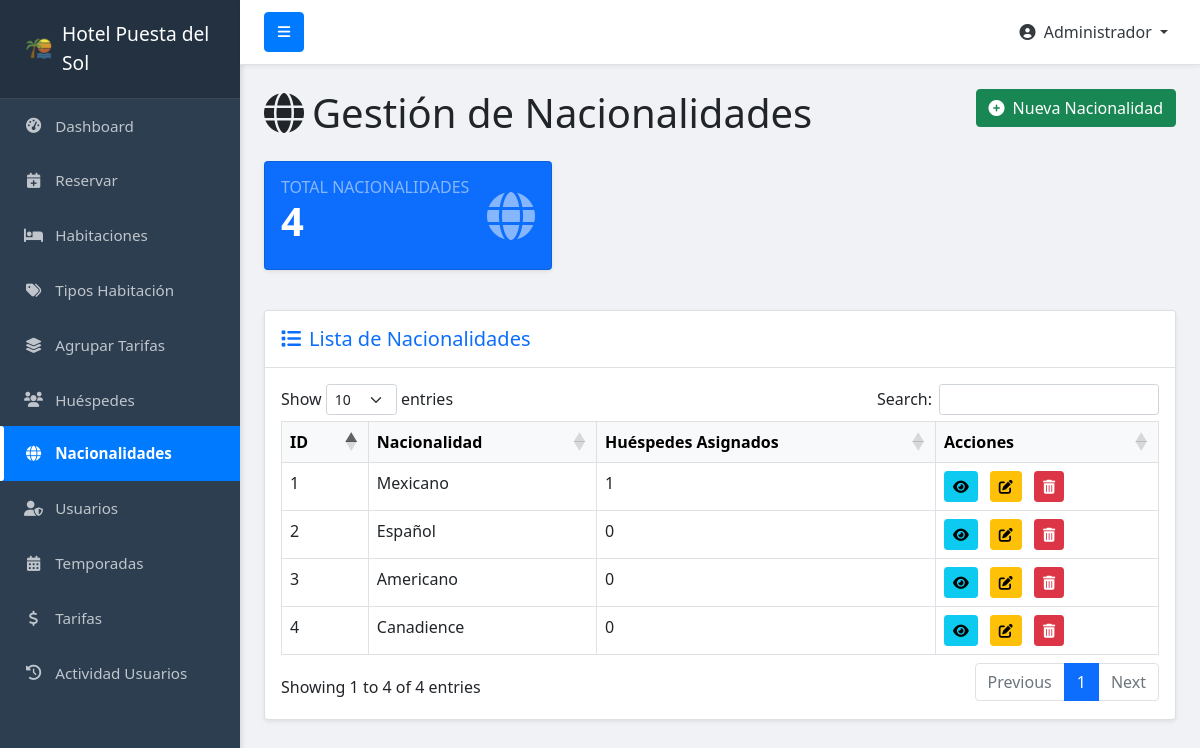
/huesped/nacionalidad.php (signed in), run on the app's committed database.
### tables this page shows
CREATE TABLE `nacionalidades` (
  `id` int(11) NOT NULL,
  `nombre` varchar(100) DEFAULT NULL
);

### huesped/nacionalidad.php (the view, shortened to what this page needs)
<?php
require_once '../config/db_connect.php';
$query_nacionalidades = "SELECT n.id, n.nombre,
                               (SELECT COUNT(*) FROM huespedes h WHERE h.id_nacionalidad = n.id) as total_huespedes
                        FROM nacionalidades n
                        ORDER BY n.nombre ASC";
$result_nacionalidades = mysqli_query($conn, $query_nacionalidades);
$stats = [];
$stats['total'] = mysqli_num_rows($result_nacionalidades);
?>
<!DOCTYPE html>
<html lang="es">
<head>
    <link href="https://cdn.jsdelivr.net/npm/bootstrap@5.1.3/dist/css/bootstrap.min.css" rel="stylesheet">
    <link rel="stylesheet" href="https://cdnjs.cloudflare.com/ajax/libs/font-awesome/6.0.0-beta3/css/all.min.css">
    <link rel="stylesheet" href="https://cdn.datatables.net/1.11.3/css/dataTables.bootstrap5.min.css">
    <link rel="stylesheet" href="https://cdn.jsdelivr.net/npm/sweetalert2@11/dist/sweetalert2.min.css">
</head>
<body>
    <?php require_once '../includes/sidebar.php'; ?>
    <div id="page-content-wrapper">
        <div class="container-fluid mt-4">
                <div class="row">
                    <div class="col-12">
                        <h1 class="mb-4">
                            <i class="fas fa-globe me-2"></i>Gestión de Nacionalidades
                            <button class="btn btn-success float-end" data-bs-toggle="modal" data-bs-target="#modalCrearEditarNacionalidad" id="btnNuevoNacionalidad">
                                <i class="fas fa-plus-circle me-2"></i>Nueva Nacionalidad
                            </button>
                        </h1>
                    </div>
                </div>
                <div class="row mb-4">
                    <div class="col-md-4 mb-3">
                        <div class="card bg-primary text-white shadow-sm card-stats">
                            <div class="card-body">
                                <div class="d-flex justify-content-between align-items-center">
                                    <div>
                                        <h6 class="text-uppercase text-white-50 mb-0">Total Nacionalidades</h6>
                                        <h3 class="display-6 fw-bold"><?php echo $stats['total']; ?></h3>
                                    </div>
                                    <i class="fas fa-globe fa-3x text-white-50"></i>
                                </div>
                            </div>
                        </div>
                    </div>
                </div>
                <div class="card shadow-sm mb-4">
                    <div class="card-header bg-white py-3">
                        <h5 class="mb-0 text-primary"><i class="fas fa-list me-2"></i>Lista de Nacionalidades</h5>
                    </div>
                    <div class="card-body">
                        <div class="table-responsive">
                            <table class="table table-bordered table-hover" id="tablaNacionalidades" width="100%" cellspacing="0">
                                <thead class="table-light">
                                    <tr>
                                        <th>ID</th>
                                        <th>Nacionalidad</th>
                                        <th>Huéspedes Asignados</th>
                                        <th>Acciones</th>
                                    </tr>
                                </thead>
                                <tbody>
                                    <?php while ($nacionalidad = mysqli_fetch_assoc($result_nacionalidades)): ?>
                                    <tr>
                                        <td><?php echo htmlspecialchars($nacionalidad['id']); ?></td>
                                        <td><?php echo htmlspecialchars($nacionalidad['nombre']); ?></td>
                                        <td><?php echo htmlspecialchars($nacionalidad['total_huespedes']); ?></td>
                                        <td>
                                            <button class="btn btn-info btn-sm btn-details me-2" data-id="<?php echo $nacionalidad['id']; ?>" title="Ver Detalles">
                                                <i class="fas fa-eye"></i>
                                            </button>
                                            <button class="btn btn-warning btn-sm btn-edit me-2" data-id="<?php echo $nacionalidad['id']; ?>" title="Editar">
                                                <i class="fas fa-edit"></i>
                                            </button>
                                            <button class="btn btn-danger btn-sm btn-delete" data-id="<?php echo $nacionalidad['id']; ?>" title="Eliminar">
                                                <i class="fas fa-trash-alt"></i>
                                            </button>
                                        </td>
                                    </tr>
                                    <?php endwhile; ?>
                                </tbody>
                            </table>
                        </div>
                    </div>
                </div>
            </div>
        </div>
</body>
</html>

### huesped/nacionalidad.php (style rules this page uses)
body { overflow-x: hidden; background-color: #f8f9fa; }
.card-stats { transition: transform 0.2s; }

### includes/sidebar.php (style rules this page uses)
body { overflow-x: hidden; background-color: #f0f2f5; }
#page-content-wrapper { min-width: 100vw; }
@media (min-width: 768px) { #page-content-wrapper { min-width: 0; width: 100%; } }

### data on the page
nacionalidades: id "3", nombre "Americano", total_huespedes "0"
nacionalidades: id "4", nombre "Canadience", total_huespedes "0"
nacionalidades: id "2", nombre "Español", total_huespedes "0"
nacionalidades: id "1", nombre "Mexicano", total_huespedes "1"

### other printed values
$_SESSION['nombre'] "Administrador"
$stats['total'] "4"
